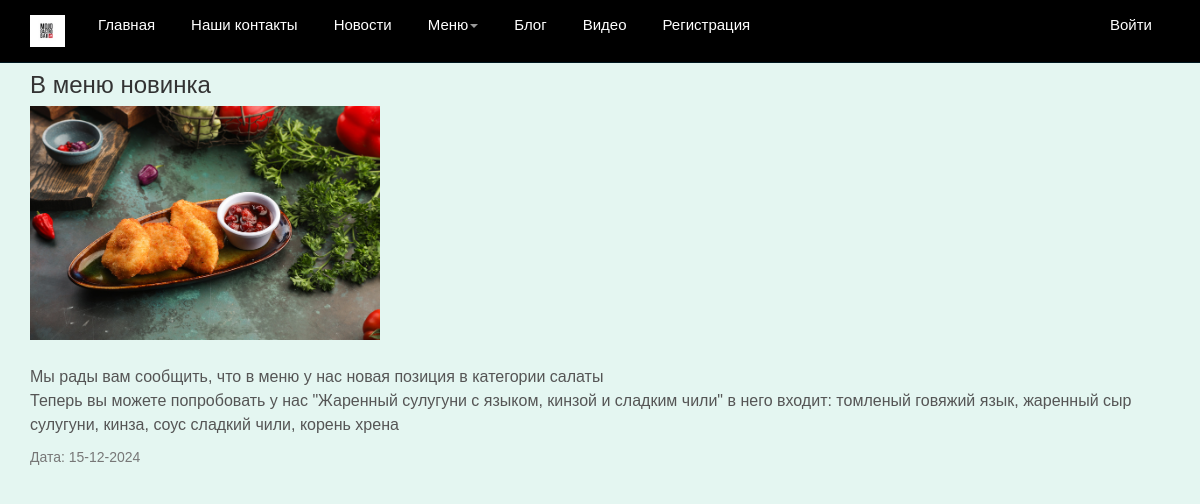
/news/6/, run on the app's committed database.
### app/models.py (models this page shows, shortened)
class News(models.Model):
    title = models.CharField(max_length=200)
    description = models.TextField()
    image = models.ImageField(upload_to='news/')
    published_date = models.DateTimeField(auto_now_add=True)

### app/views.py (the view)
# urls.py: path('news/<int:news_id>/', views.news_detail, name='news_detail'),
def news_detail(request, news_id):
    news_item = News.objects.get(id=news_id)
    return render(
        request,
        'app/news_detail.html',
        {
            'news_item': news_item,
        }
    )

### app/context_processors.py (called while the page is built)
def categories(request):
    categories = cache.get('categories')
    if categories is None:
        categories = Category.objects.all()
        cache.set('categories', categories, 60 * 15)  # �������� �� 15 �����
    return {
        'categories': categories
    }

### app/templates/app/news_detail.html (shortened to what this page needs)
{% extends 'app/layout.html' %}
{% block content %}
<div class="news-detail">
    <h2 class="news-title">{{ news_item.title }}</h2>
    <img src="{{ news_item.image.url }}" alt="{{ news_item.title }}" class="news-image">
    <p class="news-description">{{ news_item.description }}</p>
    <p class="news-date">Дата: {{ news_item.published_date|date:"d-m-Y" }}</p>
</div>
{% endblock %}

### app/static/app/content/site.css (style rules this page uses)
body { padding-top: 50px; padding-bottom: 20px; }

### app/templates/app/layout.html (style rules this page uses)
h1, h2, h3, h4, h5 { color: #000000; transition: transform 0.3s ease; }
p { font-size: 18px; transition: transform 0.3s ease; }

### app/templates/app/news_detail.html (style rules this page uses)
body { background-color: #E4F6F1; margin: 0; font-family: Arial, sans-serif; }
.news-title { color: #333; font-size: 24px; margin-bottom: 10px; }
.news-description { color: #555; font-size: 16px; margin: 10px 0; line-height: 1.5; word-wrap: break-word; white-space: pre-wrap; }
.news-date { color: #777; font-size: 14px; margin-top: 10px; }
.news-image { width: 100%; max-width: 350px; height: auto; margin-bottom: 15px; }

### data on the page
News: title "В меню новинка", image (picture), description "Мы рады вам сообщить, что в меню у нас новая позиция в категории салаты Теперь вы можете попробовать у нас \"Жаренный сулугуни с языком, кинзой и сладким чили\" в него входит: томленый говяжий язык, жаренный сыр сулугуни, кинза, соус сладкий чили, корень хрена", published_date "15-12-2024"
